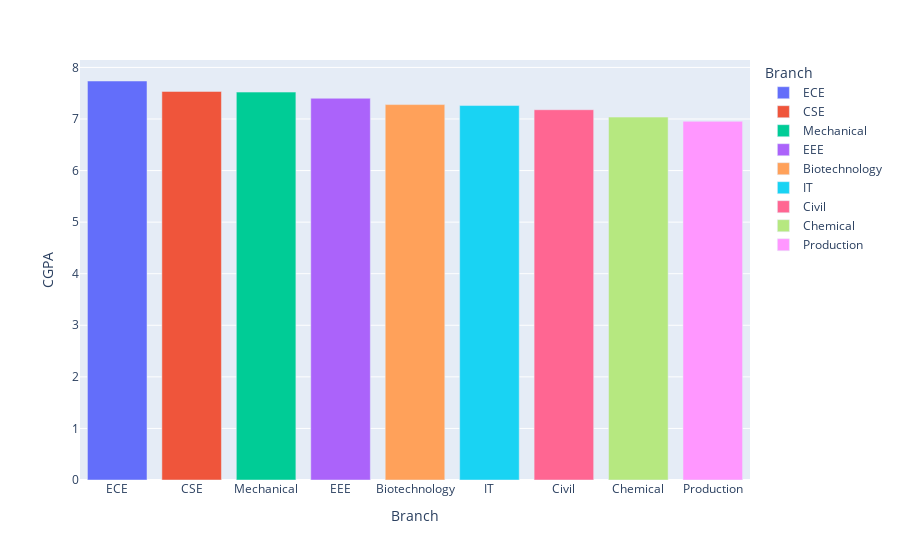

Notebook code cell kept with this figure:
### Markdown cell above
# Comparision of Branch Wise Average CGPA

### Code cell
px.bar(df.groupby('Branch').agg({'CGPA':np.nanmean}).reset_index().sort_values(['CGPA'],ascending=False),x='Branch',y='CGPA',color='Branch',hover_name='CGPA')

### Figure 1 — Plotly figure (JSON) as saved in the notebook; plotly's stock layout.template omitted (floating-point values rounded to 4 significant figures)
{"data": [{"alignmentgroup": "True", "hovertemplate": "<b>%{hovertext}</b><br><br>Branch=%{x}<br>CGPA=%{y}<extra></extra>", "hovertext": [7.737], "legendgroup": "ECE", "marker": {"color": "#636efa"}, "name": "ECE", "offsetgroup": "ECE", "orientation": "v", "showlegend": true, "textposition": "auto", "type": "bar", "x": ["ECE"], "xaxis": "x", "y": [7.737], "yaxis": "y"}, {"alignmentgroup": "True", "hovertemplate": "<b>%{hovertext}</b><br><br>Branch=%{x}<br>CGPA=%{y}<extra></extra>", "hovertext": [7.534], "legendgroup": "CSE", "marker": {"color": "#EF553B"}, "name": "CSE", "offsetgroup": "CSE", "orientation": "v", "showlegend": true, "textposition": "auto", "type": "bar", "x": ["CSE"], "xaxis": "x", "y": [7.534], "yaxis": "y"}, {"alignmentgroup": "True", "hovertemplate": "<b>%{hovertext}</b><br><br>Branch=%{x}<br>CGPA=%{y}<extra></extra>", "hovertext": [7.522], "legendgroup": "Mechanical", "marker": {"color": "#00cc96"}, "name": "Mechanical", "offsetgroup": "Mechanical", "orientation": "v", "showlegend": true, "textposition": "auto", "type": "bar", "x": ["Mechanical"], "xaxis": "x", "y": [7.522], "yaxis": "y"}, {"alignmentgroup": "True", "hovertemplate": "<b>%{hovertext}</b><br><br>Branch=%{x}<br>CGPA=%{y}<extra></extra>", "hovertext": [7.402], "legendgroup": "EEE", "marker": {"color": "#ab63fa"}, "name": "EEE", "offsetgroup": "EEE", "orientation": "v", "showlegend": true, "textposition": "auto", "type": "bar", "x": ["EEE"], "xaxis": "x", "y": [7.402], "yaxis": "y"}, {"alignmentgroup": "True", "hovertemplate": "<b>%{hovertext}</b><br><br>Branch=%{x}<br>CGPA=%{y}<extra></extra>", "hovertext": [7.279], "legendgroup": "Biotechnology", "marker": {"color": "#FFA15A"}, "name": "Biotechnology", "offsetgroup": "Biotechnology", "orientation": "v", "showlegend": true, "textposition": "auto", "type": "bar", "x": ["Biotechnology"], "xaxis": "x", "y": [7.279], "yaxis": "y"}, {"alignmentgroup": "True", "hovertemplate": "<b>%{hovertext}</b><br><br>Branch=%{x}<br>CGPA=%{y}<extra></extra>", "hovertext": [7.26], "legendgroup": "IT", "marker": {"color": "#19d3f3"}, "name": "IT", "offsetgroup": "IT", "orientation": "v", "showlegend": true, "textposition": "auto", "type": "bar", "x": ["IT"], "xaxis": "x", "y": [7.26], "yaxis": "y"}, {"alignmentgroup": "True", "hovertemplate": "<b>%{hovertext}</b><br><br>Branch=%{x}<br>CGPA=%{y}<extra></extra>", "hovertext": [7.18], "legendgroup": "Civil", "marker": {"color": "#FF6692"}, "name": "Civil", "offsetgroup": "Civil", "orientation": "v", "showlegend": true, "textposition": "auto", "type": "bar", "x": ["Civil"], "xaxis": "x", "y": [7.18], "yaxis": "y"}, {"alignmentgroup": "True", "hovertemplate": "<b>%{hovertext}</b><br><br>Branch=%{x}<br>CGPA=%{y}<extra></extra>", "hovertext": [7.037], "legendgroup": "Chemical", "marker": {"color": "#B6E880"}, "name": "Chemical", "offsetgroup": "Chemical", "orientation": "v", "showlegend": true, "textposition": "auto", "type": "bar", "x": ["Chemical"], "xaxis": "x", "y": [7.037], "yaxis": "y"}, {"alignmentgroup": "True", "hovertemplate": "<b>%{hovertext}</b><br><br>Branch=%{x}<br>CGPA=%{y}<extra></extra>", "hovertext": [6.955], "legendgroup": "Production", "marker": {"color": "#FF97FF"}, "name": "Production", "offsetgroup": "Production", "orientation": "v", "showlegend": true, "textposition": "auto", "type": "bar", "x": ["Production"], "xaxis": "x", "y": [6.955], "yaxis": "y"}], "layout": {"barmode": "relative", "legend": {"title": {"text": "Branch"}, "tracegroupgap": 0}, "margin": {"t": 60}, "xaxis": {"anchor": "y", "categoryarray": ["ECE", "CSE", "Mechanical", "EEE", "Biotechnology", "IT", "Civil", "Chemical", "Production"], "categoryorder": "array", "domain": [0, 1], "title": {"text": "Branch"}}, "yaxis": {"anchor": "x", "domain": [0, 1], "title": {"text": "CGPA"}}}}
